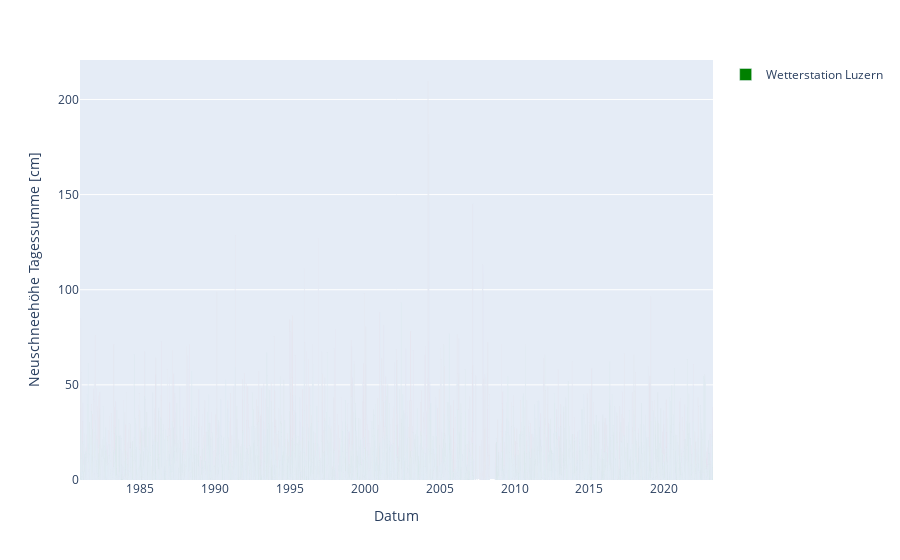

Notebook code for this chart:
### Markdown cell above
# Interaktiver Plot

### Code cell
import plotly.express as px

fig = px.bar(pilatus, x='Datum', y='Neuschneehöhe Tagessumme [cm]', color_discrete_sequence=['red'])
fig.add_bar(x=luzern['Datum'], y=luzern['Neuschneehöhe Tagessumme [cm]'], name='Wetterstation Luzern',marker={'color':'green'} )
fig.update_layout(barmode='overlay')
fig.show()

### Figure 1 — Plotly figure (JSON) as saved in the notebook; plotly's stock layout.template omitted (floating-point values rounded to 4 significant figures; data arrays with more than 128 entries replaced by an {"elided": "..."} marker saying what was removed)
{"data": [{"alignmentgroup": "True", "hovertemplate": "Datum=%{x}<br>Neuschneehöhe Tagessumme [cm]=%{y}<extra></extra>", "legendgroup": "", "marker": {"color": "red", "pattern": {"shape": ""}}, "name": "", "offsetgroup": "", "orientation": "v", "showlegend": false, "textposition": "auto", "type": "bar", "x": {"elided": "15334 str values"}, "xaxis": "x", "y": {"elided": "15334 float values"}, "yaxis": "y"}, {"marker": {"color": "green"}, "name": "Wetterstation Luzern", "type": "bar", "x": {"elided": "14771 str values"}, "y": {"elided": "14771 float values"}}], "layout": {"barmode": "overlay", "legend": {"tracegroupgap": 0}, "margin": {"t": 60}, "xaxis": {"anchor": "y", "domain": [0, 1], "title": {"text": "Datum"}}, "yaxis": {"anchor": "x", "domain": [0, 1], "title": {"text": "Neuschneehöhe Tagessumme [cm]"}}}}
